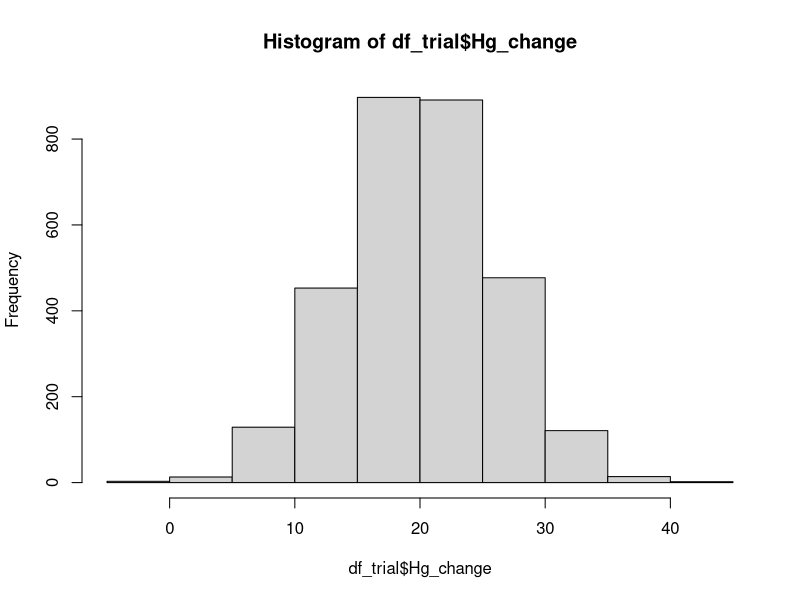
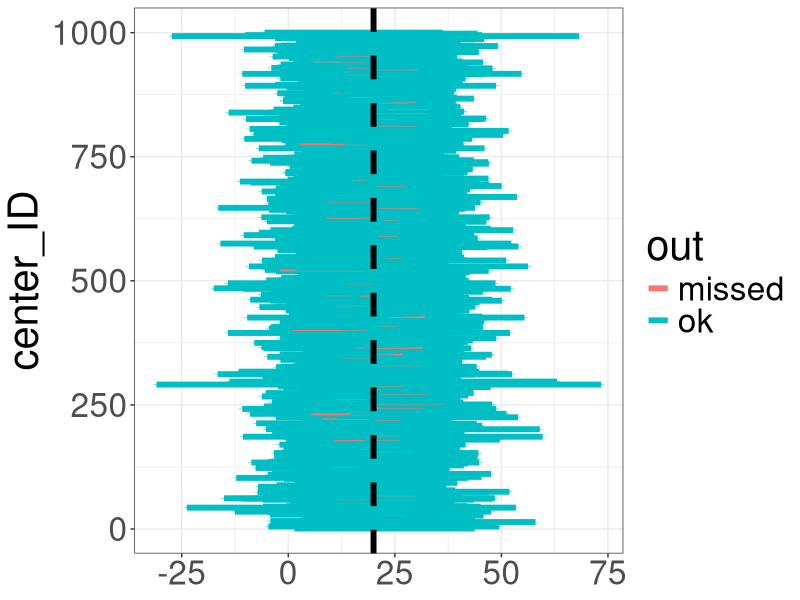

Generate these figures, in order, with R:
## ---- chunk 1
knitr::opts_chunk$set(echo = TRUE)

library(tidyverse)

## ---- chunk 2

sample_size <- 30 # Количество пациентов, прошедших, терапию

Hg_improve <- 20 # Истинное среднее изменение уровня Hg (в ГЕНЕРАЛЬНОЙ СОВОКУПНОСТИ)

Hg_sd <- 12 # Разброс в улучшении Hg

df_trial <- data.frame(
  ID = 1:sample_size,
  Hg_change = rnorm(sample_size, mean = Hg_improve, sd = Hg_sd)
)

t.test(df_trial$Hg_change)

trial_results <- df_trial %>% 
  t.test(Hg_change ~ 1, conf.level = 0.95, data = .) %>% 
  broom::tidy() %>% 
  dplyr::select(estimate, conf.low, conf.high) %>% 
  mutate(CI_width = conf.high - conf.low)

trial_results
# Что происходит с ДИ при изменении:
# - объема выборки?
# - стандартного отклонения?
# - уровня доверия?

## ---- chunk 3

num_centers <- 1000 # Сколько центров поучаствует в эксперименте?

sample_size <- 3 # Количество пациентов, прошедших, терапию
Hg_improve <- 20 # Истинное среднее изменение уровня Hg (в ГЕНЕРАЛЬНОЙ СОВОКУПНОСТИ)
Hg_sd <- 6 # Разброс в улучшении Hg

df_trial <- data.frame(
  center_ID = rep(1:num_centers, each = sample_size),
  patient_ID = rep(1:sample_size, num_centers),
  Hg_change = rnorm(sample_size*num_centers, mean = Hg_improve, sd = Hg_sd)
)

hist(df_trial$Hg_change)

trial_results <- df_trial %>% 
  group_by(center_ID) %>% 
  do(broom::tidy(t.test(Hg_change ~ 1, conf.level = 0.95, data = .))) %>% 
  dplyr::select(estimate, conf.low, conf.high) %>% 
  mutate(CI_width = conf.high - conf.low) %>% 
  mutate(out = ifelse((Hg_improve < conf.high) & (Hg_improve > conf.low), 'ok', 'missed'))

table(trial_results$out)

# Как зависит вероятность промаха при изменении:
# - объема выборки?
# - стандартного отклонения?
# - уровня доверия?

## ---- chunk 4

ggplot(trial_results, aes(y = center_ID)) +
  geom_errorbar(mapping = aes(xmin = conf.low, xmax = conf.high, color = out), size = 2) +
  geom_vline(xintercept=Hg_improve, linetype="dashed", 
                color = "black", size=2) +
  theme_bw() +
  theme(text = element_text(size = 30))  


## ---- chunk 5

num_centers <- 1000 # Сколько центров поучаствует в эксперименте?

sample_size <- 100 # Количество пациентов, прошедших, терапию
avg_recovery_time <- 20 # Истинное среднее время до выздоровления (в ГЕНЕРАЛЬНОЙ СОВОКУПНОСТИ)

df_trial <- data.frame(
  center_ID = rep(1:num_centers, each = sample_size),
  patient_ID = rep(1:sample_size, num_centers),
  recovery_time = rexp(sample_size*num_centers, rate = 1/avg_recovery_time) 
)

trial_results <- df_trial %>% 
  group_by(center_ID) %>% 
  do(broom::tidy(t.test(recovery_time ~ 1, conf.level = 0.95, data = .))) %>% 
  dplyr::select(estimate, conf.low, conf.high) %>% 
  mutate(CI_width = conf.high - conf.low) %>% 
  mutate(out = ifelse((avg_recovery_time < conf.high) & (avg_recovery_time > conf.low), 'ok', 'missed'))

table(trial_results$out)

# Как зависит вероятность промаха при изменении:
# - объема выборки?

## ---- chunk 6

sample_size <- 30 # Количество пациентов, прошедших терапию в каждой из групп

avg_recovery_time_R <- 20 # Истинное среднее время выздоровление для референса (в ГЕНЕРАЛЬНОЙ СОВОКУПНОСТИ)

avg_recovery_time_T <- 10 # Истинное среднее время выздоровление для теста (в ГЕНЕРАЛЬНОЙ СОВОКУПНОСТИ)

time_sd <- 3 # Разброс во времени выздоровление 

df_trial <- data.frame(
  arm = rep(c('R', 'T'), each = sample_size),
  patient_ID = rep(1:sample_size, 2),
  recovery_time = c(rnorm(sample_size, mean = avg_recovery_time_R, sd = time_sd),
                    rnorm(sample_size, mean = avg_recovery_time_T, sd = time_sd))
)

trial_results <- df_trial %>% 
  do(broom::tidy(t.test(recovery_time ~ arm, conf.level = 0.95, data = .))) %>% 
  dplyr::select(estimate, conf.low, conf.high) %>% 
  mutate(CI_width = conf.high - conf.low)
trial_results
# ДИ для чего показывает функция? для разницы средних значений в группах

## ---- chunk 7

sample_size <- 100 # Количество пациентов, прошедших терапию в каждой из групп

p_recovery <- 0.2 # Истинная вероятность выздоровления (в ГЕНЕРАЛЬНОЙ СОВОКУПНОСТИ)

df_trial <- data.frame(
  patient_ID = 1:sample_size,
  recovery_status = sample(c(1,0), sample_size, replace = TRUE, prob = c(p_recovery, 1 - p_recovery))
)

trial_results <- df_trial %>% 
  count(recovery_status) %>% 
  filter(recovery_status == 1) %>% 
  rowwise() %>%
  dplyr::summarise(broom::tidy(prop.test(x = n, n = sample_size, conf.level = 0.95))) %>% 
  dplyr::select(estimate, conf.low, conf.high) 
trial_results

## ---- chunk 8

sample_size <- 100 # Количество пациентов, прошедших терапию в каждой из групп

p_R <- 0.1 # Истинная вероятность выздоровления для референса (в ГЕНЕРАЛЬНОЙ СОВОКУПНОСТИ)

p_T <- 0.2 # Истинная вероятность выздоровления для теста (в ГЕНЕРАЛЬНОЙ СОВОКУПНОСТИ)

df_trial <- data.frame(
  arm = rep(c('R', 'T'), each = sample_size),
  patient_ID = rep(1:sample_size, 2),
  recovery_status = c(sample(c(1,0), sample_size, replace = TRUE, prob = c(p_R, 1 - p_R)),
                      sample(c(1,0), sample_size, replace = TRUE, prob = c(p_T, 1 - p_T)))
)

trial_results <- df_trial %>% 
  count(arm, recovery_status) %>% 
  filter(recovery_status == 1) %>% 
  pivot_wider(names_from = arm, values_from = n) %>% 
  rowwise() %>%
  dplyr::summarise(broom::tidy(prop.test(x = c(T,R), n = c(sample_size,sample_size), conf.level = 0.95))) %>%  
  dplyr::select(estimate1, estimate2, conf.low, conf.high) 



## ---- chunk 9

sample_size <- 1000 # Количество пациентов, прошедших терапию в каждой из групп

p_R <- 0.1 # Истинная вероятность выздоровления для референса (в ГЕНЕРАЛЬНОЙ СОВОКУПНОСТИ)

p_T <- 0.2 # Истинная вероятность выздоровления для теста (в ГЕНЕРАЛЬНОЙ СОВОКУПНОСТИ)

df_trial <- data.frame(
  arm = rep(c('R', 'T'), each = sample_size),
  patient_ID = rep(1:sample_size, 2),
  recovery_status = c(sample(c(1,0), sample_size, replace = TRUE, prob = c(p_R, 1 - p_R)),
                      sample(c(1,0), sample_size, replace = TRUE, prob = c(p_T, 1 - p_T)))
)

trial_results <- df_trial %>% 
  count(arm, recovery_status) %>% 
  pivot_wider(names_from = recovery_status, values_from = n) %>% 
  dplyr::select(-arm) %>% 
  fisher.test(conf.level = 0.95) %>% 
  broom::glance()

## ---- chunk 10

sample_size <- 100 # Количество пациентов, прошедших, терапию

Hg_improve <- 20 # Истинное среднее изменение уровня Hg (в ГЕНЕРАЛЬНОЙ СОВОКУПНОСТИ)

Hg_sd <- 6 # Разброс в улучшении Hg

Hg_change <- rnorm(sample_size, 
                   mean = Hg_improve, 
                   sd = Hg_sd) # На сколько изменился Hg у пациентов?

# Меряем, на сколько изменилось давление после терапии:
result <- t.test(Hg_change, 
                 conf.level = 0.95)

print('Двусторонний ДИ:')
print(result)

result <- t.test(Hg_change, 
                 conf.level = 0.95, 
                 alternative = 'greater')
print('Односторонний ДИ:')
print(result)

# Попробуйте правосторонний ДИ:

result <- t.test(Hg_change, 
                 conf.level = 0.95, 
                 alternative = 'less')
print('Односторонний ДИ:')
print(result)


